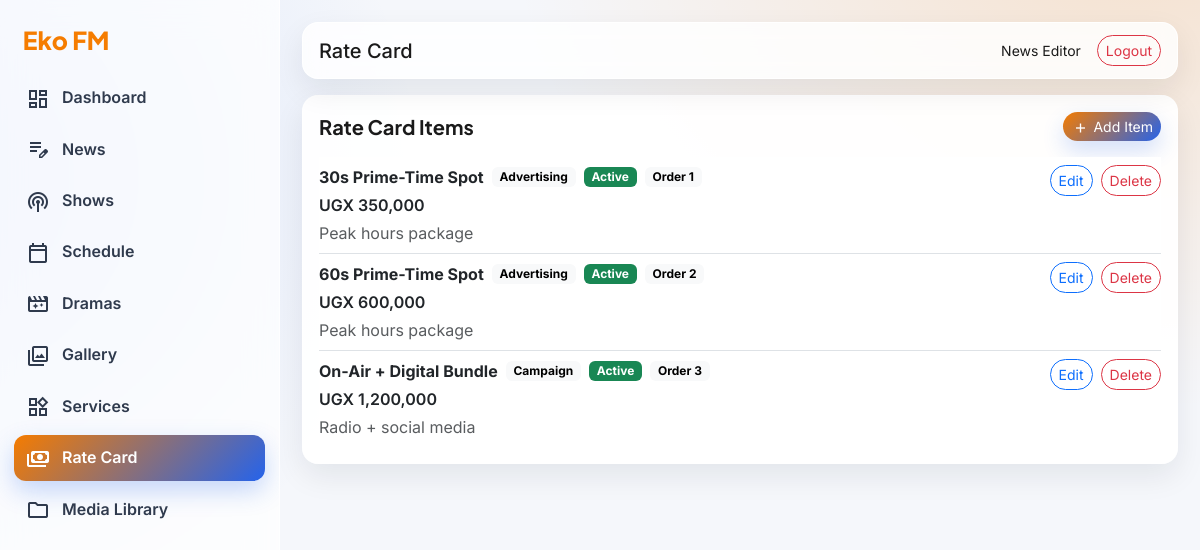
The app's page /admin/ratecard.php (signed in) with its own data.
### tables this page shows
CREATE TABLE `users` (
  `id` int(11) NOT NULL,
  `role_id` int(11) DEFAULT NULL,
  `name` varchar(150) NOT NULL,
  `email` varchar(150) NOT NULL,
  `password` varchar(255) NOT NULL,
  `status` tinyint(1) NOT NULL DEFAULT 1,
  `created_at` datetime DEFAULT NULL,
  `updated_at` datetime DEFAULT NULL
);

CREATE TABLE `rate_cards` (
  `id` int(11) NOT NULL,
  `category_name` varchar(100) DEFAULT NULL,
  `title` varchar(200) NOT NULL,
  `description` text DEFAULT NULL,
  `price_label` varchar(120) DEFAULT NULL,
  `sort_order` int(11) NOT NULL DEFAULT 1,
  `status` tinyint(1) NOT NULL DEFAULT 1,
  `created_by` int(11) DEFAULT NULL,
  `created_at` datetime DEFAULT NULL,
  `updated_at` datetime DEFAULT NULL
);

### includes/functions.php (called while the page is built, shortened)
<?php
require_once __DIR__ . '/db.php';
function e($value)
{
    return htmlspecialchars((string) $value, ENT_QUOTES, 'UTF-8');
}
function url($path = '')
{
    $path = ltrim($path, '/');
    return rtrim(BASE_URL, '/') . '/' . $path;
}
function current_user()
{
    static $user = null;
    if ($user) {
        return $user;
    }
    $stmt = db_query(
        'SELECT u.*, r.name AS role_name, r.slug AS role_slug FROM users u LEFT JOIN roles r ON r.id = u.role_id WHERE u.id = ? LIMIT 1',
        array((int) $_SESSION['user_id'])
    );
    $user = $stmt->fetch();
    return $user ?: null;
}

### includes/db.php (called while the page is built, shortened)
<?php
function db()
{
    static $pdo;
    if ($pdo instanceof PDO) {
        return $pdo;
    }
    $dsn = 'mysql:host=' . DB_HOST . ';dbname=' . DB_NAME . ';charset=' . DB_CHARSET;
    $options = array(
        PDO::ATTR_ERRMODE => PDO::ERRMODE_EXCEPTION,
        PDO::ATTR_DEFAULT_FETCH_MODE => PDO::FETCH_ASSOC,
        PDO::ATTR_EMULATE_PREPARES => false,
    );
    $pdo = new PDO($dsn, DB_USER, DB_PASS, $options);
    return $pdo;
}
function db_query($sql, $params = array())
{
    $stmt = db()->prepare($sql);
    $stmt->execute($params);
    return $stmt;
}

### includes/auth.php (called while the page is built, shortened)
<?php
require_once __DIR__ . '/rbac.php';
function require_login()
{
    if (!current_user()) {
        redirect('admin/login.php');
    }
}

### includes/rbac.php (called while the page is built, shortened)
<?php
require_once __DIR__ . '/functions.php';
function user_permissions($userId)
{
    $perms = array();
    $rolePerms = db_query(
        'SELECT p.slug FROM permissions p
         INNER JOIN role_permissions rp ON rp.permission_id = p.id
         INNER JOIN users u ON u.role_id = rp.role_id
         WHERE u.id = ?',
        array((int) $userId)
    )->fetchAll();
    $userPerms = db_query(
        'SELECT p.slug FROM permissions p
         INNER JOIN user_permissions up ON up.permission_id = p.id
         WHERE up.user_id = ?',
        array((int) $userId)
    )->fetchAll();
    foreach ($rolePerms as $row) {
        $perms[$row['slug']] = true;
    }
    foreach ($userPerms as $row) {
        $perms[$row['slug']] = true;
    }
    return array_keys($perms);
}
function has_permission($permission)
{
    $user = current_user();
    static $memo = array();
    $uid = (int) $user['id'];
    if (!isset($memo[$uid])) {
        $memo[$uid] = user_permissions($uid);
    }
    return in_array($permission, $memo[$uid]);
}

### admin/ratecard.php (the view, shortened to what this page needs)
<?php
require_login();
$adminTitle = 'Rate Card';
$rows = db_query('SELECT * FROM rate_cards ORDER BY category_name, sort_order, id DESC')->fetchAll();
include __DIR__ . '/../templates/admin_header.php';
?>
<div class="panel">
    <div class="d-flex justify-content-between align-items-center mb-3">
        <h5 class="mb-0">Rate Card Items</h5>
        <button type="button" class="btn btn-warning btn-sm" id="addRateBtn" data-bs-toggle="modal" data-bs-target="#rateModal">
            <span class="material-symbols-outlined align-middle" style="font-size:18px;">add</span>
            Add Item
        </button>
    </div>
    <?php if (!$rows): ?>
        <div class="text-center text-muted py-4">No rate card items added yet.</div>
    <?php else: ?>
        <div class="list-group list-group-flush">
            <?php foreach ($rows as $r): ?>
                <div class="list-group-item px-0 d-flex justify-content-between align-items-start gap-3">
                    <div>
                        <div class="d-flex flex-wrap align-items-center gap-2 mb-1">
                            <strong><?php echo e($r['title']); ?></strong>
                            <span class="badge text-bg-light"><?php echo e($r['category_name']); ?></span>
                            <span class="badge <?php echo (int) $r['status'] === 1 ? 'text-bg-success' : 'text-bg-secondary'; ?>">
                                <?php echo (int) $r['status'] === 1 ? 'Active' : 'Inactive'; ?>
                            </span>
                            <span class="badge text-bg-light">Order <?php echo e($r['sort_order']); ?></span>
                        </div>
                        <div class="fw-semibold mb-1"><?php echo e($r['price_label']); ?></div>
                        <?php if (!empty($r['description'])): ?>
                            <p class="mb-0 text-muted"><?php echo e($r['description']); ?></p>
                        <?php endif; ?>
                    </div>
                    <div class="d-flex gap-2">
                        <button
                            type="button"
                            class="btn btn-sm btn-outline-primary edit-rate-btn"
                            data-bs-toggle="modal"
                            data-bs-target="#rateModal"
                            data-id="<?php echo e($r['id']); ?>"
                            data-category="<?php echo e($r['category_name']); ?>"
                            data-title="<?php echo e($r['title']); ?>"
                            data-description="<?php echo e($r['description']); ?>"
                            data-price="<?php echo e($r['price_label']); ?>"
                            data-sort="<?php echo e($r['sort_order']); ?>"
                            data-status="<?php echo e((int) $r['status']); ?>"
                        >
                            Edit
                        </button>
                        <a class="btn btn-sm btn-outline-danger" href="?delete=<?php echo e($r['id']); ?>" data-confirm="Delete this rate item?">Delete</a>
                    </div>
                </div>
            <?php endforeach; ?>
        </div>
    <?php endif; ?>
</div>
<?php include __DIR__ . '/../templates/admin_footer.php'; ?>

### templates/admin_header.php (shortened to what this page needs)
<?php
$u = current_user();
?>
<!doctype html>
<html lang="en">
<head>
    <link href="https://cdn.jsdelivr.net/npm/bootstrap@5.3.3/dist/css/bootstrap.min.css" rel="stylesheet">
    <link href="<?php echo e(url('assets/css/admin.css')); ?>" rel="stylesheet">
</head>
<body>
<div class="admin-layout">
    <?php include __DIR__ . '/admin_sidebar.php'; ?>
    <main class="admin-main">
        <div class="admin-topbar d-flex justify-content-between align-items-center">
            <div><h5 class="mb-0"><?php echo e($adminTitle); ?></h5></div>
            <div class="d-flex align-items-center gap-3"><small><?php echo e($u ? $u['name'] : ''); ?></small><a href="<?php echo e(url('admin/logout.php')); ?>" class="btn btn-sm btn-outline-danger">Logout</a></div>
        </div>

### assets/css/admin.css (style rules this page uses)
:root { --orange: #F57C00; --deep-blue: #1E3A8A; --accent-blue: #2563EB; --panel: #FFFFFF; --text: #1A1A1A; --muted: #5f6b7a; --radius: 16px; --shadow: 0 12px 30px rgba(17, 24, 39, .08); }
* { box-sizing: border-box; }
body { font-family: Inter, sans-serif; color: var(--text); background: radial-gradient(900px 700px at 95% -10%, rgba(245,124,0,.18), transparent 70%), radial-gradient(800px 700px at -10% 22%, rgba(37,99,235,.16), transparent 68%), #f5f7fb; }
.admin-layout { display: flex; min-height: 100vh; }
.admin-main { flex: 1; padding: 22px; min-width: 0; }
.admin-topbar { background: rgba(255,255,255,.82); border: 1px solid rgba(255,255,255,.85); border-radius: 16px; padding: 12px 16px; margin-bottom: 16px; backdrop-filter: blur(10px); box-shadow: var(--shadow); }
.panel { background: rgba(255,255,255,.92); border: 1px solid rgba(255,255,255,.85); border-radius: var(--radius); padding: 16px; box-shadow: var(--shadow); }
.panel h5 { font-family: 'Plus Jakarta Sans', sans-serif; font-weight: 700; }
.btn-warning { border: 0; border-radius: 999px; color: #fff; background: linear-gradient(135deg, var(--orange), var(--accent-blue)); box-shadow: 0 10px 22px rgba(37,99,235,.2); }
.btn-outline-primary, .btn-outline-danger { border-radius: 999px; }

### records on screen
users: name "News Editor"
rate_cards: title "30s Prime-Time Spot", category_name "Advertising", status "Active", sort_order "1", price_label "UGX 350,000", description "Peak hours package"
rate_cards: title "60s Prime-Time Spot", category_name "Advertising", status "Active", sort_order "2", price_label "UGX 600,000", description "Peak hours package"
rate_cards: title "On-Air + Digital Bundle", category_name "Campaign", status "Active", sort_order "3", price_label "UGX 1,200,000", description "Radio + social media"

### other values on screen
$item[0] "Dashboard"
$item[0] "News"
$item[0] "Shows"
$item[0] "Schedule"
$item[0] "Dramas"
$item[0] "Gallery"
$item[0] "Services"
$item[0] "Rate Card"
$item[0] "Media Library"
$adminTitle "Rate Card"
